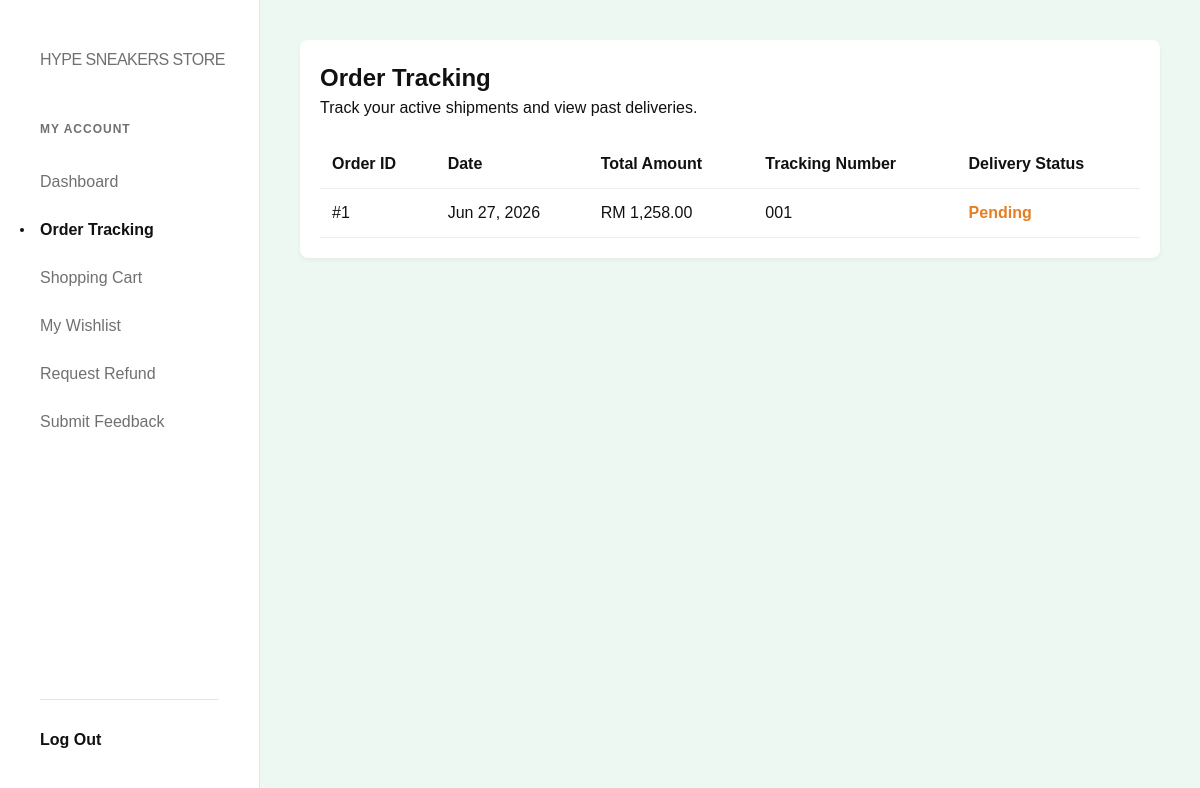
Page /sneakers_store/tracking.php (signed in) on the committed database.
### tables this page shows
CREATE TABLE `delivery_status` (
  `delivery_id` int(11) NOT NULL,
  `order_id` int(11) NOT NULL,
  `tracking_number` varchar(100) DEFAULT NULL,
  `expected_delivery` date NOT NULL,
  `current_status` enum('Pending','Out for Delivery','Delivered') DEFAULT 'Pending',
  `updated_at` timestamp NOT NULL DEFAULT current_timestamp() ON UPDATE current_timestamp()
);

CREATE TABLE `orders` (
  `order_id` int(11) NOT NULL,
  `user_id` int(11) NOT NULL,
  `total_amount` decimal(10,2) NOT NULL,
  `shipping_address` text NOT NULL,
  `order_status` enum('Pending','Processing','Shipped','Delivered','Cancelled') DEFAULT 'Pending',
  `order_date` timestamp NOT NULL DEFAULT current_timestamp()
);

### sneakers_store/tracking.php (the view, shortened to what this page needs)
<?php
require_once 'includes/db_connect.php';
$user_id = $_SESSION['user_id'];
?>
<!DOCTYPE html>
<html lang="en">
<head>
    <link rel="stylesheet" href="assets/css/style.css">
</head>
<body>
    <?php include 'includes/sidebar.php'; ?>
    <div class="main-content">
        <div class="panel">
            <h2>Order Tracking</h2>
            <p>Track your active shipments and view past deliveries.</p>
            <table>
                <tr>
                    <th>Order ID</th>
                    <th>Date</th>
                    <th>Total Amount</th>
                    <th>Tracking Number</th>
                    <th>Delivery Status</th>
                </tr>
                <?php
                $sql = "SELECT o.order_id, o.order_date, o.total_amount, ds.tracking_number, ds.current_status
                        FROM orders o
                        LEFT JOIN delivery_status ds ON o.order_id = ds.order_id
                        WHERE o.user_id = $user_id ORDER BY o.order_id DESC";
                $result = $conn->query($sql);
                if ($result && $result->num_rows > 0) {
                    while ($row = $result->fetch_assoc()) {
                        echo "<tr>";
                        echo "<td>#" . $row['order_id'] . "</td>";
                        echo "<td>" . date('M d, Y', strtotime($row['order_date'])) . "</td>";
                        echo "<td>RM " . number_format($row['total_amount'], 2) . "</td>";
                        echo "<td>" . ($row['tracking_number'] ? htmlspecialchars($row['tracking_number']) : "Not Available") . "</td>";
                        echo "<td class='status'>" . ($row['current_status'] ? htmlspecialchars($row['current_status']) : "Pending") . "</td>";
                        echo "</tr>";
                    }
                } else {
                    echo "<tr><td colspan='5'>You have no orders yet.</td></tr>";
                }
                ?>
            </table>
        </div>
    </div>
</body>
</html>

### sneakers_store/assets/css/style.css (style rules this page uses)
* { box-sizing: border-box; margin: 0; padding: 0; }
body { font-family: "Helvetica Neue", Helvetica, Arial, sans-serif; background-color: #ffffff; color: #111111; line-height: 1.5; -webkit-font-smoothing: antialiased; }

### sneakers_store/tracking.php (style rules this page uses)
body { font-family: Arial, sans-serif; background-color: #eef8f2; margin: 0; display: flex; min-height: 100vh; }
.main-content { flex: 1; padding: 40px; }
.panel { background-color: #fff; padding: 20px; border-radius: 8px; box-shadow: 0 2px 4px rgba(0,0,0,0.05); }
table { width: 100%; border-collapse: collapse; margin-top: 20px; }
th, td { padding: 12px; text-align: left; border-bottom: 1px solid #eee; }
.status { font-weight: bold; color: #e67e22; }

### rows in the picture
delivery_status: order.order_id "1", order.order_date "Jun 27, 2026", order.total_amount "1,258.00", tracking_number "001", current_status "Pending"
